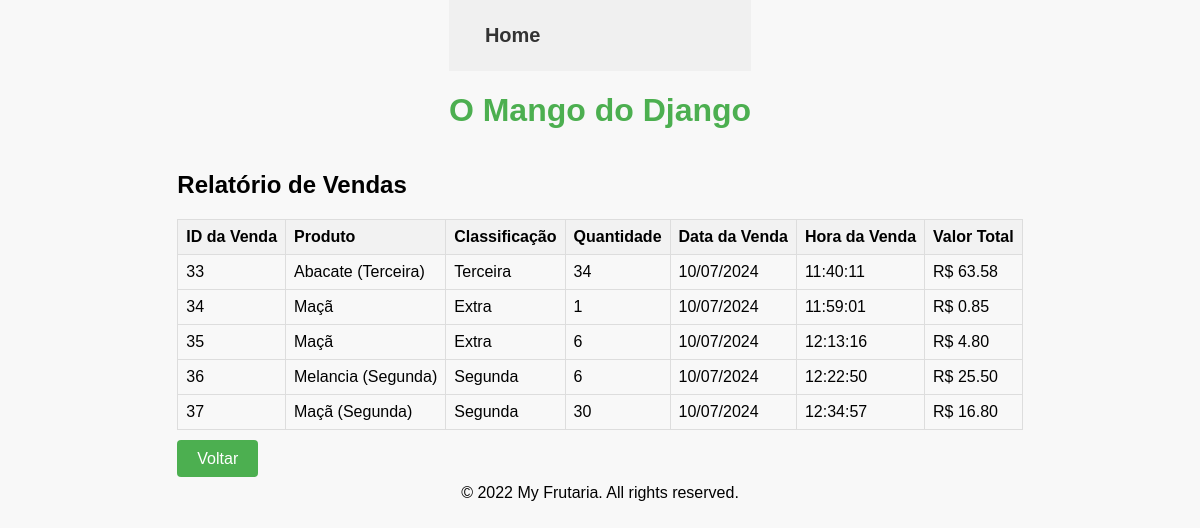
The app's page /relatorioVendedor/22/ with its own data.
### frutaria/models.py (models this page shows)
class Vendas(models.Model):
    fruta = models.ForeignKey(Fruta, on_delete=models.CASCADE)
    qtd_vendida = models.IntegerField()
    vendedor_id = models.PositiveIntegerField()
    valor_venda = models.FloatField(default=0.00)
    data_venda = models.DateTimeField(auto_now_add=True)

class Fruta(models.Model):
    nome = models.CharField(max_length=100)
    classificacao = models.CharField(max_length=100)
    fresca = models.BooleanField(default=True)
    qtd_estoque = models.IntegerField()
    preco = models.FloatField(default=0.00)

### frutaria/views.py (the view)
# urls.py: path('relatorioVendedor/<int:vendedor>/', views.relatorioVendedor, name='relatorioVendedor'),
def relatorioVendedor(request, vendedor):
    vendas = Vendas.objects.filter(vendedor_id=vendedor)
    return render(request, 'relatorio_vendas.html', {'vendas': vendas, 'vendedor_id': vendedor})

### frutaria/templates/relatorio_vendas.html
{% extends 'base.html' %}
{% block content %}
    <h2>Relatório de Vendas</h2>
    <table class="tabela-vendas">
        <thead>
            <tr>
                <th>ID da Venda</th>
                <th>Produto</th>
                <th>Classificação</th>
                <th>Quantidade</th>
                <th>Data da Venda</th>
                <th>Hora da Venda</th>
                <th>Valor Total</th>
            </tr>
        </thead>
        <tbody>
            {% for venda in vendas %}
            <tr>
                <td>{{ venda.id }}</td>
                <td>{{ venda.fruta.nome }}</td>
                <td>{{ venda.fruta.classificacao }}</td>
                <td>{{ venda.qtd_vendida }}</td>
                <td>{{ venda.data_venda|date:"d/m/Y" }}</td>
                <td>{{ venda.data_venda|date:"H:i:s" }}</td>
                <td>R$ {{ venda.valor_venda | floatformat:2 }}</td>
            </tr>
            {% endfor %}
        </tbody>
    </table>
    <a href="{% url 'sale' vendedor_id %}" class="botao">Voltar</a>
{% endblock %}

### frutaria/static/style.css (style rules this page uses)
body { margin: 0; padding: 0; font-family: Arial, sans-serif; background-color: #f8f8f8; display: flex; flex-direction: column; justify-content: center; align-items: center; }
a { text-decoration: none; }
.login-form button, .cadastro-form button, .botao { width: 90%; padding: 10px; background-color: #4CAF50; color: #fff; border: none; border-radius: 3px; cursor: pointer; margin-bottom: 10px; margin-top: 25px; }
.botao { background-color: #4CAF50; color: white; padding: 10px 20px; border: none; border-radius: 4px; cursor: pointer; font-size: 16px; }
.tabela-vendas { width: 100%; border-collapse: collapse; margin-bottom: 20px; }
.tabela-vendas th, .tabela-vendas td { border: 1px solid #ddd; padding: 8px; text-align: left; }
.tabela-vendas th { background-color: #f2f2f2; }

### records on screen
Vendas: id "33", fruta.nome "Abacate (Terceira)", fruta.classificacao "Terceira", qtd_vendida "34", data_venda "10/07/2024", data_venda "11:40:11", valor_venda "63.58"
Vendas: id "34", fruta.nome "Maçã", fruta.classificacao "Extra", qtd_vendida "1", data_venda "10/07/2024", data_venda "11:59:01", valor_venda "0.85"
Vendas: id "35", fruta.nome "Maçã", fruta.classificacao "Extra", qtd_vendida "6", data_venda "10/07/2024", data_venda "12:13:16", valor_venda "4.80"
Vendas: id "36", fruta.nome "Melancia (Segunda)", fruta.classificacao "Segunda", qtd_vendida "6", data_venda "10/07/2024", data_venda "12:22:50", valor_venda "25.50"
Vendas: id "37", fruta.nome "Maçã (Segunda)", fruta.classificacao "Segunda", qtd_vendida "30", data_venda "10/07/2024", data_venda "12:34:57", valor_venda "16.80"
